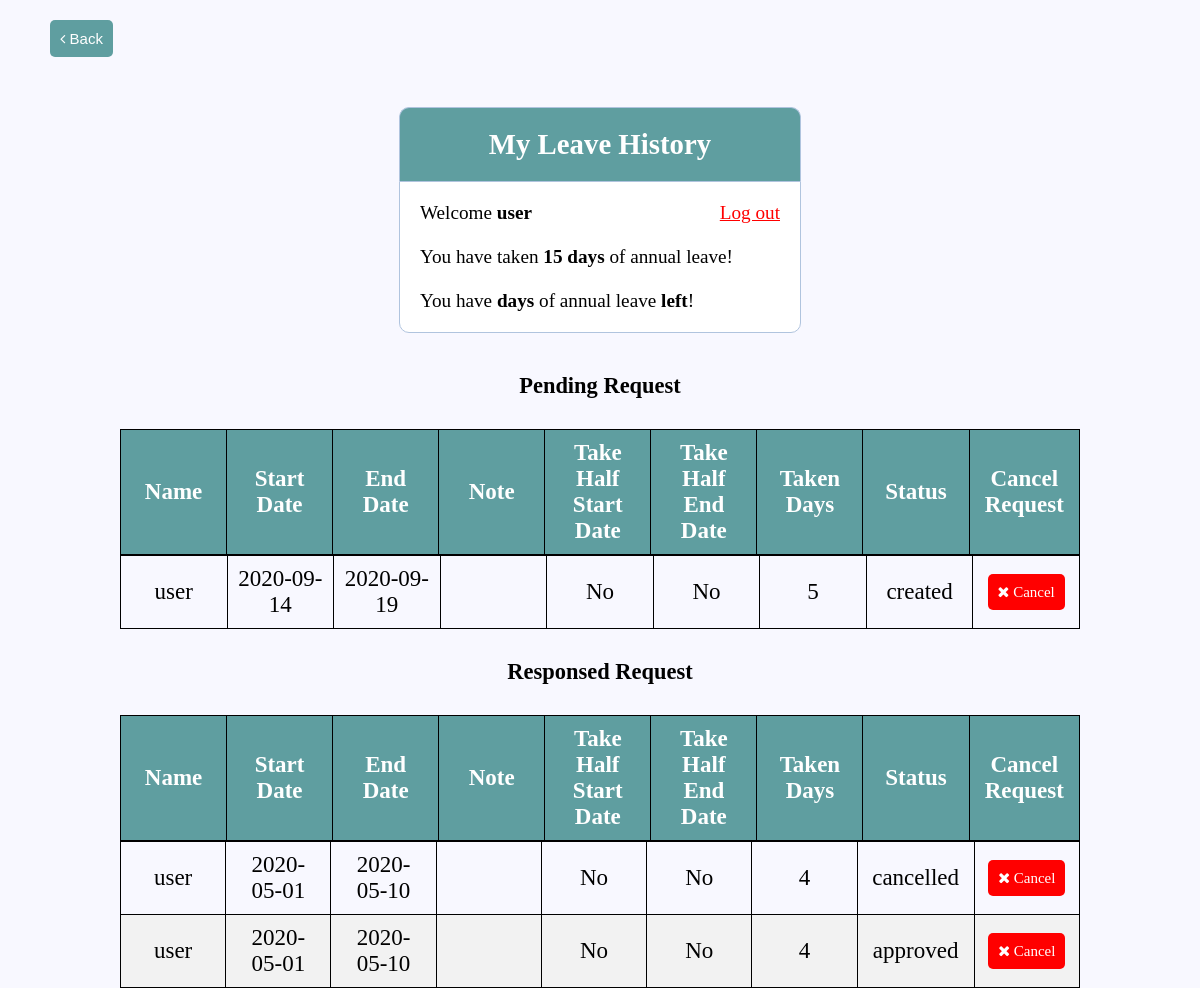
The page /leave_list.php (signed in) on the database its author committed.
### tables this page shows
CREATE TABLE IF NOT EXISTS `leaves` (
  `leave_id` int(11) NOT NULL AUTO_INCREMENT,
  `id` int(11) NOT NULL,
  `username` varchar(255) DEFAULT NULL,
  `start_date` date NOT NULL,
  `end_date` date NOT NULL,
  `note` text,
  `half_begin` tinyint(1) DEFAULT '0',
  `half_end` tinyint(1) DEFAULT '0',
  `days` float DEFAULT NULL,
  `status` varchar(255) DEFAULT 'created',
  `admin_active` tinyint(1) DEFAULT '1',
  `leave_type` varchar(20) DEFAULT 'annual leave',
  PRIMARY KEY (`leave_id`),
  KEY `id` (`id`)
);

### leave_list.php (the view, shortened to what this page needs)
<?php include('server.php'); ?>
<!DOCTYPE html>
<html lang="en">
<head>
    <link rel="stylesheet" type="text/css" href="style.css">
</head>
<body>
    <a href="index.php"><button name="back" class="btn" style="margin-top: 20px; margin-left: 50px"><i class="fa fa-angle-left"></i> Back </button></a>
    <div class="header">
        <h2>My Leave History</h2>
    </div>
    <div class="content" style="border-radius: 0px 0px 10px 10px ;">
        <?php if (isset($_SESSION['username'])) : ?>
            <div>
                <p style="float:left">Welcome <strong><?php echo $_SESSION['username']; ?></strong></p>
                <p style="float:right"><a href="index.php?logout='1'" style="color: red;">Log out</a></p>
            </div>
            <br>
            <br>
            <?php
            echo "<p>You have taken <strong>" . (15 - $_SESSION['annual_leave']) . " days</strong> of annual leave! </p>";
            echo "<br>";
            echo "<p>You have <strong>" . $_SESSION['annual_leave'] . " days</strong> of annual leave <strong>left</strong>! </p>"
            ?>
        <?php endif ?>
    </div>
    <h3 style="text-align: center;margin-top: 40px;margin-bottom:30px">Pending Request</h3>
    <table style="margin-top: 25px;">
        <tr>
            <th>Name</th>
            <th>Start Date</th>
            <th>End Date</th>
            <th>Note</th>
            <th>Take Half Start Date</th>
            <th>Take Half End Date</th>
            <th>Taken Days</th>
            <th>Status</th>
            <th>Cancel Request</th>
        </tr>
        <?php
        $id = $_SESSION['id'];
        $query = "SELECT * FROM leaves WHERE id='$id' AND admin_active=1 ORDER BY leave_id DESC;";
        $result = mysqli_query($db, $query);
        echo "<table>";
        while ($row = mysqli_fetch_array($result)) {
            echo "<tr><td>" . $row['username'] . "</td><td>" . $row['start_date'] . "</td><td>" . $row['end_date'] . "</td><td>" . $row['note'] . "</td><td>", ($row['half_begin']) ? 'Yes' : 'No', "</td><td>", ($row['half_end']) ? 'Yes' : 'No', "</td><td>" . $row['days'] . "</td><td>" . $row['status']
                . "</td><td><a onclick=\"return confirm('Are you sure to cancel?')\" href='server.php?cancel={$row['leave_id']}' class='btn' style='background-color: red; text-decoration: none;'><i class='fa fa-close'></i> Cancel</a></td></tr>";
        }
        echo "</table>";
        ?>
    </table>
    <h3 style="text-align: center; margin-top: 30px; margin-bottom:30px">Responsed Request</h3>
    <table style="margin-top: 25px;">
        <tr>
            <th>Name</th>
            <th>Start Date</th>
            <th>End Date</th>
            <th>Note</th>
            <th>Take Half Start Date</th>
            <th>Take Half End Date</th>
            <th>Taken Days</th>
            <th>Status</th>
            <th>Cancel Request</th>
        </tr>
        <?php
        $id = $_SESSION['id'];
        $query = "SELECT * FROM leaves WHERE id='$id' AND admin_active=0 ORDER BY leave_id DESC;";
        $result = mysqli_query($db, $query);
        echo "<table>";
        while ($row = mysqli_fetch_array($result)) {
            echo "<tr><td>" . $row['username'] . "</td><td>" . $row['start_date'] . "</td><td>" . $row['end_date'] . "</td><td>" . $row['note'] . "</td><td>", ($row['half_begin']) ? 'Yes' : 'No', "</td><td>", ($row['half_end']) ? 'Yes' : 'No', "</td><td>" . $row['days'] . "</td><td>" . $row['status']
                . "</td><td><a onclick=\"return confirm('Are you sure to cancel?')\" href='server.php?cancel={$row['leave_id']}' class='btn' style='background-color: red; text-decoration: none;'><i class='fa fa-close'></i> Cancel</a></td></tr>";
        }
        echo "</table>";
        ?>
    </table>
</body>
</html>

### style.css (style rules this page uses)
* { margin: 0px; padding: 0px; }
body { font-size: 120%; background: #f8f8ff; }
.header { width: 30%; margin: 50px auto 0px; color: white; background: #5f9ea0; text-align: center; border: 1px solid #b0c4de; border-bottom: none; border-radius: 10px 10px 0px 0px; padding: 20px; }
form, .content { width: 30%; margin: 0px auto; padding: 20px; border: 1px solid #b0c4de; background: white; border-radius: 0px 0px 10px 10px; }
.btn { padding: 10px; font-size: 15px; color: white; background: #5f9ea0; border: none; border-radius: 5px; text-decoration: none; }

### leave_list.php (style rules this page uses)
table, th, tr, td { margin: auto; padding: 10px; border-collapse: collapse; border: 1px solid black; width: 80%; font-size: 23px; text-align: center; }
th { width: 10%; background-color: #5f9ea0; color: white; }
td { width: 10%; }
tr { height: 20px; }
tr:nth-child(even) { background-color: #f2f2f2; }

### rows shown on the page
leaves: username "user", start_date "2020-09-14", end_date "2020-09-19", half_begin "No", half_end "No", days "5", status "created"
leaves: username "user", start_date "2020-05-01", end_date "2020-05-10", half_begin "No", half_end "No", days "4", status "cancelled"
leaves: username "user", start_date "2020-05-01", end_date "2020-05-10", half_begin "No", half_end "No", days "4", status "approved"

### other values the page prints
$_SESSION['username'] "user"
15 - $_SESSION['annual_leave'] "15"
